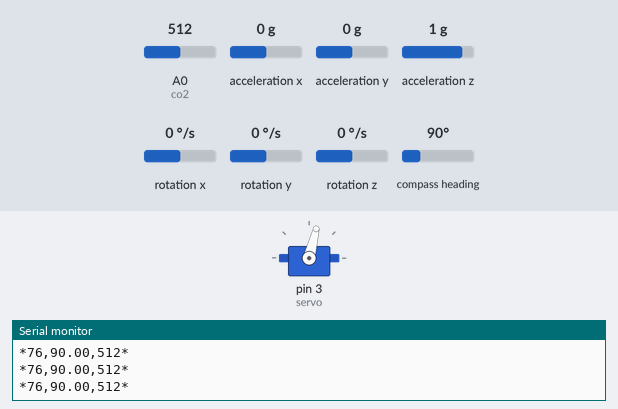
Recording of a sketch running on a simulated Arduino Uno, built with avr-gcc and run on an emulated ATmega328P. On the bench: servo, the last lines printed to the serial monitor. The inputs (shaded band) are chosen by the test bench; at power-on: acceleration x 0 g, A0 (co2) = 512, acceleration y 0 g, acceleration z 1 g, rotation x 0 °/s, rotation y 0 °/s, rotation z 0 °/s, compass heading 90°.

Above: at 1.2 s.
1.3 s: acceleration x set to -0.3 g
At 1.55 s:
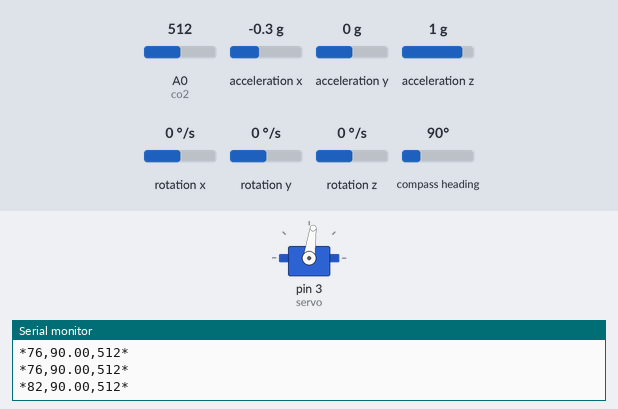
3.1 s: acceleration x set to -1.4 g
At 3.48 s:
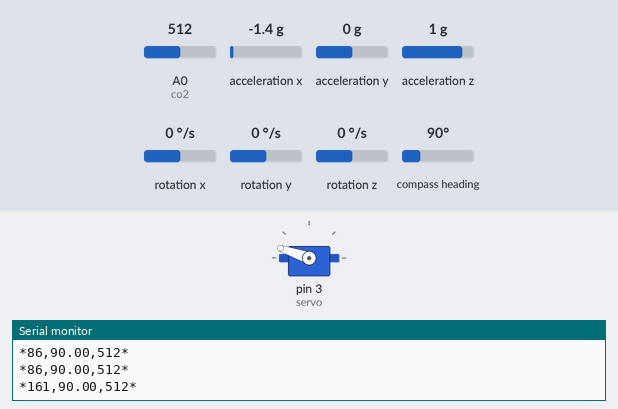
At 3.84 s:
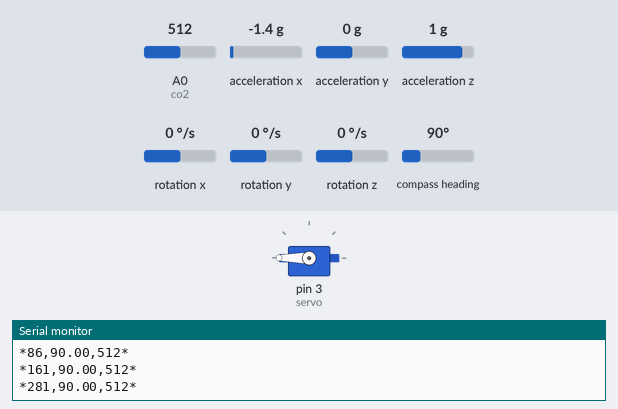
6.1 s: acceleration x set to -1.1 g
Timing chart, 0 to 9.1 s (numbered marks = the images above; inputs shaded):
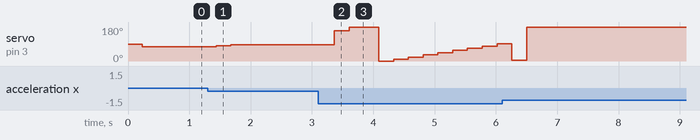

Measured:
- after the input at 1.3 s, servo on pin 3 (servo): 76° → 82° after 0.14 s, → 86° 0.24 s later
- after the input at 3.1 s, servo on pin 3 (servo): 86° → 161° after 0.27 s, → 180° 0.24 s later, → 0° 0.48 s later, → 9° 0.24 s later, … (11 changes in this stretch)

The sketch:

balanceAngle.ino
```cpp
#include <Wire.h>
#include <LSM303.h>
#include <Servo.h>

Servo servo;

LSM303 compass;

int co2 = A0;

void setup()
{
  pinMode(co2, INPUT);
  Serial.begin(9600);
  Wire.begin();
  compass.init();
  compass.enableDefault();
  compass.m_min = (LSM303::vector<int16_t>){-2000, -1870, -2366};
  compass.m_max = (LSM303::vector<int16_t>){+5221, +2410, +1372};
  servo.attach(3);
}

int angle;
int balanceAngle;
int selection;
long long sum = 0;
int stack = 0;
int toxicity = 0;

void loop()
{
  int toxicity = analogRead(co2);
  compass.read();
  float heading = compass.heading();
  angle = map(compass.a.x, -16200, 16200, 0, 360);
  selection = map(angle, 0, 360, 1, 10);
  switch(selection){
    case(1):{
      /*10->1000*/
      /*0->1024*/
      balanceAngle = 180;
      break;
      }
    case(2):{
      balanceAngle = 160;
      break;
      }
    case(3):{
      balanceAngle = 120;
      break;
      }
    case(4):{
      balanceAngle = 80;
      break;
      }
    case(5):{
      balanceAngle = 70;
      break;
      }
    case(6):{
      balanceAngle = 60;
      break;
      }
    case(7):{
      balanceAngle =50;
      break;
      }
    case(8):{
      balanceAngle = 40;
      break;
      }
    case(9):{
      balanceAngle = 30;
      break;
      }
    case(10):{
      balanceAngle = 0;
      break;
      }
    }
    balanceAngle +=6;

    sum++;
    sum%=1000000007;
    stack += balanceAngle;

    if(sum%20==0){ //actualiza 5 veces por segundo
      //Serial.print(angle);
      //Serial.print(": ");
      servo.write(stack/20);
      Serial.print("*");
      Serial.print(stack/20);
      Serial.print(",");
      Serial.print(heading);
      Serial.print(",");
      Serial.print(toxicity);
      Serial.print("*");
      Serial.println();
      stack = 0;
    }
  delay(10);
}
```
